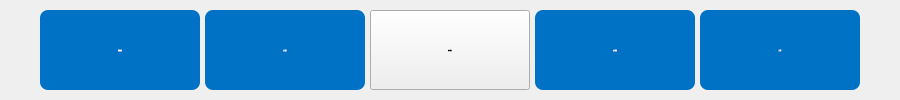
     <widget class="QFrame" name="frame_3">
      <property name="frameShape">
       <enum>QFrame::NoFrame</enum>
      </property>
      <property name="frameShadow">
       <enum>QFrame::Raised</enum>
      </property>
      <layout class="QHBoxLayout" name="horizontalLayout">
       <property name="spacing">
        <number>5</number>
       </property>
       <property name="leftMargin">
        <number>0</number>
       </property>
       <property name="topMargin">
        <number>0</number>
       </property>
       <property name="rightMargin">
        <number>0</number>
       </property>
       <property name="bottomMargin">
        <number>0</number>
       </property>
       <item>
        <spacer name="horizontalSpacer">
         <property name="orientation">
          <enum>Qt::Horizontal</enum>
         </property>
         <property name="sizeHint" stdset="0">
          <size>
           <width>40</width>
           <height>20</height>
          </size>
         </property>
        </spacer>
       </item>
       <item>
        <widget class="QPushButton" name="m_buttonParaSetting">
         <property name="sizePolicy">
          <sizepolicy hsizetype="Fixed" vsizetype="Fixed">
           <horstretch>0</horstretch>
           <verstretch>0</verstretch>
          </sizepolicy>
         </property>
         <property name="minimumSize">
          <size>
           <width>160</width>
           <height>80</height>
          </size>
         </property>
         <property name="maximumSize">
          <size>
           <width>160</width>
           <height>80</height>
          </size>
         </property>
         <property name="font">
          <font>
           <family>Segoe UI</family>
           <pointsize>-1</pointsize>
           <weight>75</weight>
           <italic>false</italic>
           <bold>true</bold>
          </font>
         </property>
         <property name="styleSheet">
          <string notr="true">/* Normal (unchecked) */
QPushButton#m_buttonParaSetting {
    background-color: #0072C6; 
    color: white;
    border-radius: 8px;
    font: bold 20px &quot;Segoe UI&quot;;  /* smaller baseline font */
    padding: 8px 16px;
}

/* Checked (active) */
QPushButton#m_buttonParaSetting:checked {
    background-color: #00A2FF;
    font: bold 24px &quot;Segoe UI&quot;;  /* bigger font than normal */
    border: 3px solid #00C0FF;
    padding: 12px 20px;          /* slightly larger padding if you want the button to grow, too */
}
</string>
         </property>
         <property name="text">
          <string>参数设置</string>
         </property>
         <property name="checkable">
          <bool>true</bool>
         </property>
        </widget>
       </item>
       <item>
        <widget class="QPushButton" name="m_buttonAutoTest">
         <property name="sizePolicy">
          <sizepolicy hsizetype="Fixed" vsizetype="Fixed">
           <horstretch>0</horstretch>
           <verstretch>0</verstretch>
          </sizepolicy>
         </property>
         <property name="minimumSize">
          <size>
           <width>160</width>
           <height>80</height>
          </size>
         </property>
         <property name="maximumSize">
          <size>
           <width>160</width>
           <height>80</height>
          </size>
         </property>
         <property name="font">
          <font>
           <family>Segoe UI</family>
           <pointsize>-1</pointsize>
           <weight>75</weight>
           <italic>false</italic>
           <bold>true</bold>
          </font>
         </property>
         <property name="styleSheet">
          <string notr="true">QPushButton#m_buttonAutoTest {
    background-color: #0072C6; 
    color: white;
    border-radius: 8px;
    font: bold 20px &quot;Segoe UI&quot;;  /* smaller baseline font */
    padding: 8px 16px;
}

/* Checked (active) */
QPushButton#m_buttonAutoTest:checked {
    background-color: #00A2FF;
    font: bold 24px &quot;Segoe UI&quot;;  /* bigger font than normal */
    border: 3px solid #00C0FF;
    padding: 12px 20px;          /* slightly larger padding if you want the button to grow, too */
}
</string>
         </property>
         <property name="text">
          <string>自动测试</string>
         </property>
         <property name="checkable">
          <bool>true</bool>
         </property>
        </widget>
       </item>
       <item>
        <widget class="QPushButton" name="m_buttonTestData">
         <property name="sizePolicy">
          <sizepolicy hsizetype="Fixed" vsizetype="Fixed">
           <horstretch>0</horstretch>
           <verstretch>0</verstretch>
          </sizepolicy>
         </property>
         <property name="minimumSize">
          <size>
           <width>160</width>
           <height>80</height>
          </size>
         </property>
         <property name="maximumSize">
          <size>
           <width>160</width>
           <height>80</height>
          </size>
         </property>
         <property name="font">
          <font>
           <family>Segoe UI</family>
           <pointsize>-1</pointsize>
           <weight>75</weight>
           <italic>false</italic>
           <bold>true</bold>
          </font>
         </property>
         <property name="styleSheet">
          <string notr="true">QPushButton#m_buttonTestData {
    background-color: #0072C6; 
    color: white;
    border-radius: 8px;
    font: bold 20px &quot;Segoe UI&quot;;  /* smaller baseline font */
    padding: 8px 16px;
}

/* Checked (active) */
QPushButton#m_buttonTestData:checked {
    background-color: #00A2FF;
    font: bold 24px &quot;Segoe UI&quot;;  /* bigger font than normal */
    border: 3px solid #00C0FF;
    padding: 12px 20px;          /* slightly larger padding if you want the button to grow, too */
}
</string>
         </property>
         <property name="text">
          <string>励磁数据</string>
         </property>
         <property name="checkable">
          <bool>true</bool>
         </property>
        </widget>
       </item>
       <item>
        <widget class="QPushButton" name="m_buttonDataChange">
         <property name="sizePolicy">
          <sizepolicy hsizetype="Fixed" vsizetype="Fixed">
           <horstretch>0</horstretch>
           <verstretch>0</verstretch>
          </sizepolicy>
         </property>
         <property name="minimumSize">
          <size>
           <width>160</width>
           <height>80</height>
          </size>
         </property>
         <property name="maximumSize">
          <size>
           <width>160</width>
           <height>80</height>
          </size>
         </property>
         <property name="font">
          <font>
           <family>Segoe UI</family>
           <pointsize>-1</pointsize>
           <weight>75</weight>
           <italic>false</italic>
           <bold>true</bold>
          </font>
         </property>
         <property name="styleSheet">
          <string notr="true">QPushButton#m_buttonDataChange {
    background-color: #0072C6; 
    color: white;
    border-radius: 8px;
    font: bold 20px &quot;Segoe UI&quot;;  /* smaller baseline font */
    padding: 8px 16px;
}

/* Checked (active) */
QPushButton#m_buttonDataChange:checked {
    background-color: #00A2FF;
    font: bold 24px &quot;Segoe UI&quot;;  /* bigger font than normal */
    border: 3px solid #00C0FF;
    padding: 12px 20px;          /* slightly larger padding if you want the button to grow, too */
}
</string>
         </property>
         <property name="text">
          <string>变化数据</string>
         </property>
         <property name="checkable">
          <bool>true</bool>
         </property>
        </widget>
       </item>
       <item>
        <widget class="QPushButton" name="m_buttonClose">
         <property name="sizePolicy">
          <sizepolicy hsizetype="Fixed" vsizetype="Fixed">
           <horstretch>0</horstretch>
           <verstretch>0</verstretch>
          </sizepolicy>
         </property>
         <property name="minimumSize">
          <size>
           <width>160</width>
           <height>80</height>
          </size>
         </property>
         <property name="maximumSize">
          <size>
           <width>160</width>
           <height>80</height>
          </size>
         </property>
         <property name="font">
          <font>
           <family>Segoe UI</family>
           <pointsize>-1</pointsize>
           <weight>75</weight>
           <italic>false</italic>
           <bold>true</bold>
          </font>
         </property>
         <property name="styleSheet">
          <string notr="true">QPushButton#m_buttonClose {
    background-color: #0072C6; 
    color: white;
    border-radius: 8px;
    font: bold 20px &quot;Segoe UI&quot;;  /* smaller baseline font */
    padding: 8px 16px;
}

/* Checked (active) */
QPushButton#m_buttonClose:checked {
    background-color: #00A2FF;
    font: bold 24px &quot;Segoe UI&quot;;  /* bigger font than normal */
    border: 3px solid #00C0FF;
    padding: 12px 20px;          /* slightly larger padding if you want the button to grow, too */
}
</string>
         </property>
         <property name="text">
          <string>主菜单</string>
         </property>
         <property name="checkable">
          <bool>true</bool>
         </property>
        </widget>
       </item>
       <item>
        <spacer name="horizontalSpacer_6">
         <property name="orientation">
          <enum>Qt::Horizontal</enum>
         </property>
         <property name="sizeHint" stdset="0">
          <size>
           <width>40</width>
           <height>20</height>
          </size>
         </property>
        </spacer>
       </item>
      </layout>
     </widget>
